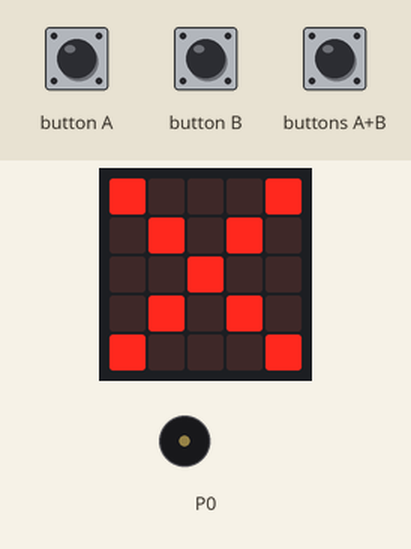
Recording of a program running on a simulated BBC micro:bit (MakeCode). Parts: the board's 5×5 LED display, buzzer (waves = sounding). The inputs (shaded band) are chosen by the test bench.

Above: at 1.8 s.
1.9 s: button A pressed for 0.15 s
At 3.1 s:
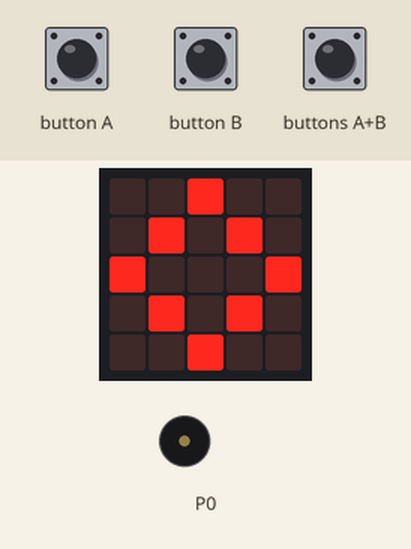
3.5 s: button B pressed for 0.15 s
At 5.2 s:
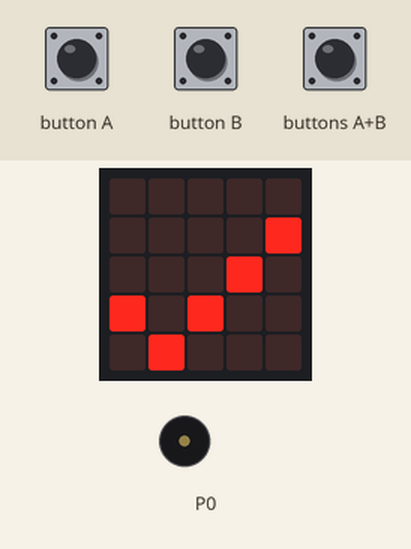
6.2 s: buttons A+B pressed for 0.15 s
At 7.6 s:
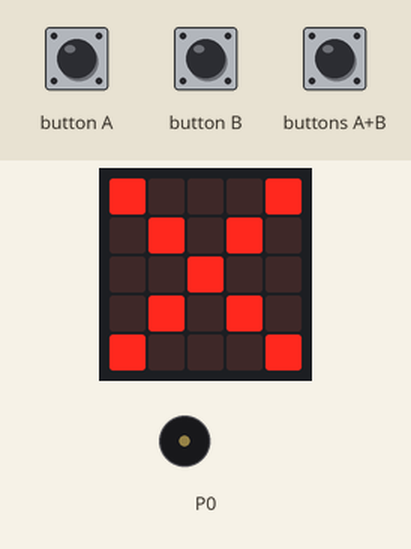
Timing chart, 0 to 9.2 s (numbered marks = the images above; inputs shaded):
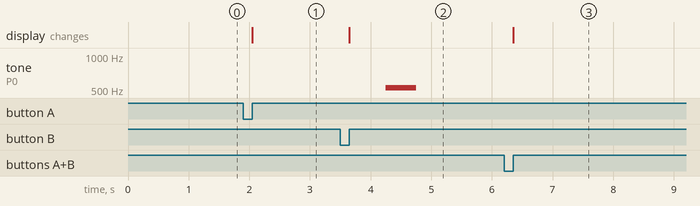

Measured:
- after the input at 1.9 s, the display: changes after 0.15 s (image 1)
- after the input at 3.5 s, tone on P0: silent → 523 Hz after 0.75 s, → silent 0.50 s later; the display: changes after 0.15 s (image 2)
- after the input at 6.2 s, the display: changes after 0.15 s (image 3)

The program:

main.ts
```typescript
/**
 * Costruisci una Cassaforte Digitale.
 *
 * - La cassaforte si sblocca (mostrando l'icona Yes) se e solo se l'utente inserisce la combinazione ordinata A seguita da B.
 *
 * - Qualsiasi pressione errata (es. premere B come prima scelta) mantiene il sistema bloccato.
 *
 * - Una volta aperta, la cassaforte può essere bloccata premendo A+B.
 */
// Lucchetto chiuso
input.onButtonPressed(Button.A, function () {
    if (stato == 0) {
        stato = 1
        // Primo simbolo corretto
        basic.showIcon(IconNames.Diamond)
    } else if (stato == 1) {
        // Sequenza ripetuta: l'ultimo 'A' vale come inizio
        stato = 1
    }
})
/**
 * Codifica stati: 0 = Bloccato, 1 = Attesa B (dopo aver premuto A), 2 = Sbloccato
 */
// Comando di reset/chiusura universale
input.onButtonPressed(Button.AB, function () {
    stato = 0
    // Cassaforte bloccata
    basic.showIcon(IconNames.No)
})
// Se lo stato precente è 1, sbocca
input.onButtonPressed(Button.B, function () {
    if (stato == 1) {
        stato = 2
        // Combinazione corretta: sblocco!
        basic.showIcon(IconNames.Yes)
        music.playTone(523, music.beat(BeatFraction.Whole))
    } else if (stato == 0) {
        stato = 0
        // Errore: resta bloccato
        basic.showIcon(IconNames.No)
    }
})
let stato = 0
// Lucchetto chiuso
basic.showIcon(IconNames.No)
```

test.ts
```typescript
// i test vanno qui; questi non saranno compilati quando questo pacchetto viene usato come estensione.
```
